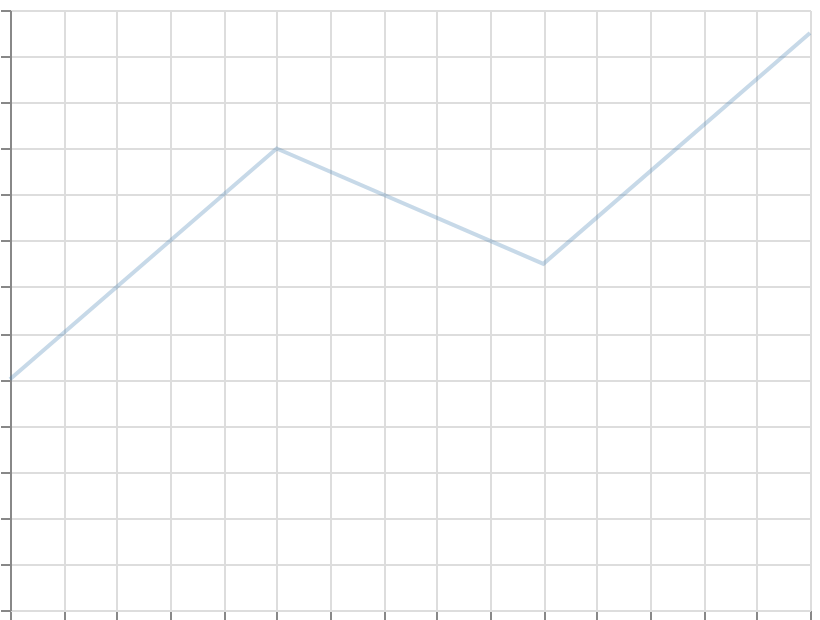

This figure's Vega-Lite source:
### Vega specification from a JSON file in a GitHub repository (floating-point values rounded to 4 significant figures)
{"$schema": "https://vega.github.io/schema/vega/v6.json", "width": 400, "height": 300, "padding": 5, "autosize": "none", "data": [{"name": "table", "values": [{"x": 0, "y": 10, "op": 0.3}, {"x": 1, "y": 20, "op": 0.5}, {"x": 2, "y": 15, "op": 0.7}, {"x": 3, "y": 25, "op": 1.0}]}], "scales": [{"name": "x", "type": "linear", "domain": {"data": "table", "field": "x"}, "range": "width", "nice": true}, {"name": "y", "type": "linear", "domain": {"data": "table", "field": "y"}, "range": [{"signal": "height"}, 0], "nice": true}], "marks": [{"type": "line", "from": {"data": "table"}, "encode": {"update": {"x": {"scale": "x", "field": "x"}, "y": {"scale": "y", "field": "y"}, "stroke": {"value": "steelblue"}, "strokeWidth": {"value": 2}, "strokeOpacity": {"field": "op"}}}}], "axes": [{"scale": "x", "orient": "bottom", "grid": true, "labels": false}, {"scale": "y", "orient": "left", "grid": true, "labels": false}], "description": "first item wins: a line mark is one path, styled by its first item"}
